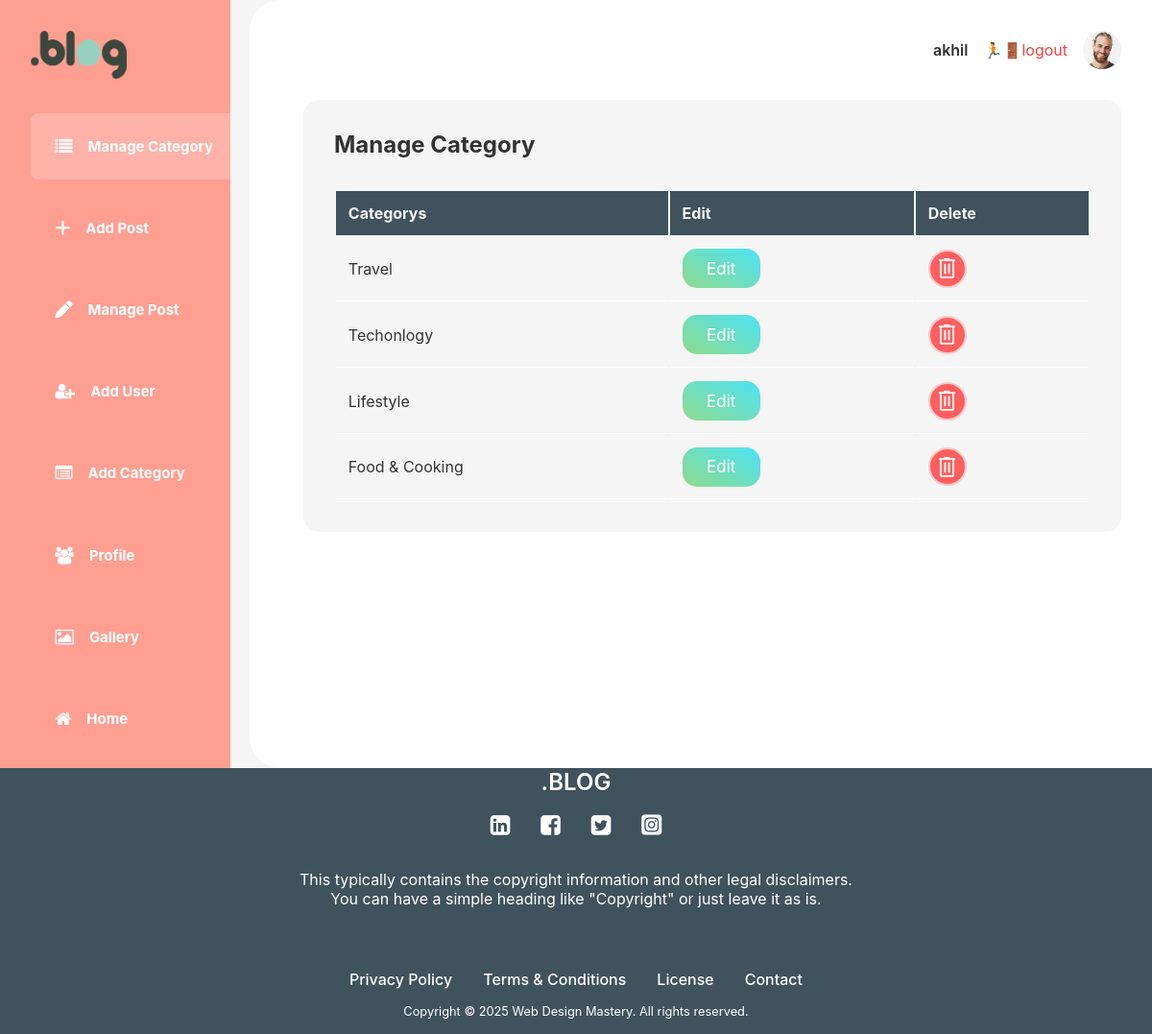
Screenshot of /Dashboard/ (signed in) with the database file from the repository.
### home/models.py (models this page shows, shortened)
class profile(models.Model):
   user=models.OneToOneField(User, on_delete=models.CASCADE,null=True,blank=True)
   bio = models.TextField(blank=True)
   image=models.ImageField(upload_to='profilepic')

class Category(models.Model):
    name = models.CharField(max_length=100)

### home/views.py (the view)
# urls.py: path('Dashboard/', views.Dashboardfun),
def Dashboardfun(request):
   y=Category.objects.all()
   return render(request,'Dashboard.html',{"cat":y})

### home/templates/Dashboard.html (shortened to what this page needs)
{%load static %}
<!DOCTYPE html>
<html lang="en">
<head>
   <link rel="stylesheet" href="{% static 'css/new.css' %}">
 <link rel="stylesheet" href="https://cdnjs.cloudflare.com/ajax/libs/font-awesome/6.7.2/css/all.min.css">
 <link rel="stylesheet" href="https://cdnjs.cloudflare.com/ajax/libs/font-awesome/4.7.0/css/font-awesome.min.css">
</head>
<body>
    <div class="container">
        <aside class="sidebar">
            <div class="brand">
                <img class="abc" src="{% static 'image/DotBlog_domain_logo-removebg-preview.png' %}" alt="">
            </div>
            <nav class="nav-menu">
              <a href="/Dashboard" class="active"><i class="fa fa-list"></i>
                <h5>Manage Category</h5>
              </a>
              <a href="/addpost"><i class="fa fa-add"></i>
                <h5>Add Post</h5>
              </a>
              <a href="/manage-post"><i class="fa fa-pen"></i>
                <h5>Manage Post</h5>
              </a>
              <a href="/register"><i class="fa fa-user-plus"></i>
                <h5>Add User</h5>
              </a>
              <a href="/add-category"><i class="fa fa-list-alt"></i>
                <h5>Add Category</h5>
              </a>
              <a href="/profile"><i class="fa fa-users"></i>
                <h5>Profile</h5>
              </a>
              <a href="/gellary"><i class="fa fa-picture-o"></i>
                <h5>Gallery</h5>
              </a>
              <a href="/blog"><i class="fa fa-home"></i>
                <h5>Home</h5>
              </a>
            </nav>
        </aside>
        <main class="main-content">
            <header class="top-bar">
                <div class="user-profile">
                    <span class="user-name">{{user}}</span>
                    {% if user.is_authenticated %}
                    <a href="/logout" style="color: #ef4444;text-decoration: none;"   ><span>🏃🚪</span>logout </a>
                    {% else %}
                    <a href="#" style="color: #ef4444;"> <span>🚪</span> Sign Out </a>
                    {% endif %}
                    {% if user.is_authenticated %}
                    <img src="{{user.profile.image.url}}" alt="Profile" class="avatar">
                    {% endif %}
                </div>
            </header>
            <section class="growth-section">
                <div class="section-header">
                    <h2>Manage Category</h2>
                </div>
                <table>
                    <thead>
                      <tr>
                        <th>Categorys</th>
                        <th>Edit</th>
                        <th>Delete</th>
                      </tr>
                    </thead>
                    <tbody>
                      {% for i in cat %}
                      <tr>
                        <td>{{i.name}}</td>
                        <td><a href="/editcategory/{{i.id}}"> <button class="buttons"> Edit </button> </a></td>
                        <td><a href="/deletecategory/{{i.id}}"><button class="bin-button">
                              <svg xmlns="http://www.w3.org/2000/svg" fill="none" viewBox="0 0 39 7" class="bin-top">
                                <line stroke-width="4" stroke="white" y2="5" x2="39" y1="5"></line>
                                <line stroke-width="3" stroke="white" y2="1.5" x2="26.0357" y1="1.5" x1="12"></line>
                              </svg>
                            </button>
                          </a></td>
                      </tr>
                      {% endfor %}
                    </tbody>
                  </table>
            </section>
        </main>
    </div>
    <section class="footer">
      <div class="section__container footer__container">
        <h4>.BLOG</h4>
        <div class="footer__socials">
          <span>
            <a href="#"><i class="fa fa-linkedin-square"></i></a>
          </span>
          <span>
            <a href="#"><i class="fa fa-facebook-square"></i></a>
          </span>
          <span>
            <a href="#"><i class="fa fa-twitter-square"></i></a>
          </span>
          <span>
            <a href="#"><i class="fa fa-instagram-square"></i></a>
          </span>
        </div>
        <p>
          This typically contains the copyright information and other legal disclaimers. You can have a simple heading
          like "Copyright" or just leave it as is.
        </p>
        <ul class="footer__nav">
          <li class="footer__link"><a href="/privacy">Privacy Policy</a></li>
          <li class="footer__link"><a href="/privacy">Terms & Conditions</a></li>
          <li class="footer__link"><a href="/privacy">License </a></li>
          <li class="footer__link"><a href="/about/#section3">Contact</a></li>
        </ul>
      </div>
      <div class="footer__bar">
        Copyright © 2025 Web Design Mastery. All rights reserved.
      </div>
    </section>
</body>
</html>

### home/static/css/new.css (style rules this page uses)
:root { --primary-color: #FF9F92; --primary-light: #FFE5E2; --text-color: #333; --gray-light: #f5f5f5; --white: #ffffff; --sidebar-width: 260px; }
* { margin: 0; padding: 0; box-sizing: border-box; }
body { font-family: 'Inter', system-ui, -apple-system, sans-serif; color: var(--text-color); background-color: var(--gray-light); overflow-x: hidden; }
.container { display: flex; min-height: 100vh; }
.sidebar { width: var(--sidebar-width); background-color: var(--primary-color); padding: 2rem; color: var(--white); display: flex; flex-direction: column; position:fixed; height: 100vh; max-height: 100vh !important; max-width: 80vw !important; overflow-x: hidden !important; overflow-y: auto !important; width: 20%; will-change: transform; transition: transform 0.3s ease; }
.brand .abc { width: 100px; height: 50px; }
.nav-menu { display: flex; flex-direction: column; gap: 1rem; margin-bottom: auto; margin-top: 2rem; width:220px; }
.nav-menu a { color: var(--white); text-decoration: none; padding: 0.8rem 1rem; border-radius: 8px; transition: background-color 0.3s; display: flex; gap: 1rem; align-items: center; padding: 1.6rem; text-decoration: none; font-size: 18px; }
.nav-menu a:hover, .nav-menu a.active { background-color: rgba(255, 255, 255, 0.2); }
.main-content { flex: 1; padding: 2rem; background-color: var(--white); border-radius: 32px 0 0 32px; margin-left: var(--sidebar-width); transition: margin-left 0.3s ease; }
.top-bar { display: flex; justify-content: space-between; align-items: center; margin-bottom: 2rem; flex-wrap: wrap; gap: 1rem; }
.user-profile { display: flex; align-items: center; gap: 1rem; }
.user-profile .user-name { font-weight: 600; }
.avatar { width: 40px; height: 40px; border-radius: 50%; }
.growth-section { background-color: var(--gray-light); padding: 2rem; border-radius: 16px; margin-bottom: 2rem; overflow-x: auto; }
.section-header { display: flex; flex-direction: column; gap: 0.5rem; margin-bottom: 2rem; }
.growth-section { margin-left: 1.5rem; }
.growth-section table { width: 100%; text-align: left; }
.growth-section tr th { background:#40525c; padding: 0.8rem; color: rgb(249, 244, 244); }
.growth-section table td { padding: 0.8rem; border-bottom:1px solid white; }
.buttons { border: none; color: #fff; background-image: linear-gradient(30deg, #8fda8b, #4ce3f7); border-radius: 15px; background-size: 100% auto; font-family: inherit; font-size: 17px; padding: 0.6em 1.5em; }
.bin-button { display: flex; flex-direction: column; align-items: center; justify-content: center; width: 40px; height: 40px; border-radius: 50%; background-color: rgb(255, 95, 95); cursor: pointer; border: 2px solid rgb(255, 201, 201); transition-duration: 0.3s; position: relative; overflow: hidden; }
.bin-bottom { width: 15px; z-index: 2; }
.bin-top { width: 17px; transform-origin: right; transition-duration: 0.3s; z-index: 2; }
.footer__container { text-align: center; background-color: #40525c; }
.footer__container h4 { margin-bottom: 1rem; font-size: 1.5rem; font-weight: 600; color:white ; }
.footer__socials { margin-bottom: 2rem; display: flex; align-items: center; justify-content: center; gap: 2rem; }
.footer__socials span a { font-size: 1.5rem; color: white; cursor: pointer; transition: 0.3s; }
.footer__container p { max-width: 600px; margin: auto; margin-bottom: 4rem; color: white; }
.footer__nav { list-style: none; display: flex; align-items: center; justify-content: center; flex-wrap: wrap; gap: 2rem; }
.footer__link a { font-weight: 500; color: white; text-decoration: none; }
.footer__bar { padding: 1rem; text-align: center; font-size: 0.8rem; border-top: 1px solid var(--extra-light); color: white; background-color: #40525c; }

### rows the page displays
Category: name "Travel"
Category: name "Techonlogy"
Category: name "Lifestyle"
Category: name "Food & Cooking"

### other values shown
{{ user }} "akhil"
